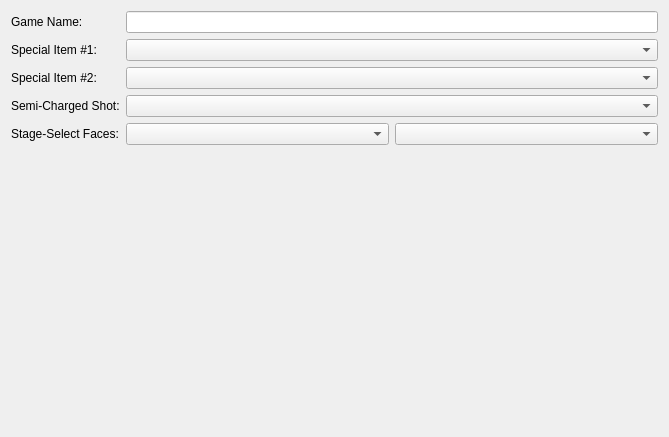
<?xml version="1.0" encoding="UTF-8"?>
<ui version="4.0">
 <class>game_properties_tab</class>
 <widget class="QWidget" name="game_properties_tab">
  <property name="geometry">
   <rect>
    <x>0</x>
    <y>0</y>
    <width>669</width>
    <height>437</height>
   </rect>
  </property>
  <property name="windowTitle">
   <string>Form</string>
  </property>
  <layout class="QHBoxLayout" name="horizontalLayout">
   <item>
    <layout class="QGridLayout" name="gridLayout_2">
     <item row="2" column="1">
      <widget class="QComboBox" name="special_item2_combo"/>
     </item>
     <item row="2" column="0">
      <widget class="QLabel" name="label_2">
       <property name="text">
        <string>Special Item #2:</string>
       </property>
      </widget>
     </item>
     <item row="1" column="0">
      <widget class="QLabel" name="label">
       <property name="text">
        <string>Special Item #1:</string>
       </property>
      </widget>
     </item>
     <item row="3" column="0">
      <widget class="QLabel" name="label_3">
       <property name="text">
        <string>Semi-Charged Shot:</string>
       </property>
      </widget>
     </item>
     <item row="3" column="1">
      <widget class="QComboBox" name="semicharged_shot_combo"/>
     </item>
     <item row="5" column="0">
      <spacer name="verticalSpacer">
       <property name="orientation">
        <enum>Qt::Vertical</enum>
       </property>
       <property name="sizeHint" stdset="0">
        <size>
         <width>20</width>
         <height>40</height>
        </size>
       </property>
      </spacer>
     </item>
     <item row="1" column="1">
      <widget class="QComboBox" name="special_item1_combo"/>
     </item>
     <item row="4" column="0">
      <widget class="QLabel" name="label_4">
       <property name="text">
        <string>Stage-Select Faces:</string>
       </property>
      </widget>
     </item>
     <item row="4" column="1">
      <layout class="QHBoxLayout" name="horizontalLayout_2">
       <item>
        <widget class="QComboBox" name="stagefaces_stage_combo"/>
       </item>
       <item>
        <widget class="QComboBox" name="stagefaces_face_combo">
         <property name="iconSize">
          <size>
           <width>32</width>
           <height>32</height>
          </size>
         </property>
        </widget>
       </item>
      </layout>
     </item>
     <item row="0" column="1">
      <widget class="QLineEdit" name="lineEdit">
       <property name="maxLength">
        <number>30</number>
       </property>
      </widget>
     </item>
     <item row="0" column="0">
      <widget class="QLabel" name="label_5">
       <property name="text">
        <string>Game Name:</string>
       </property>
      </widget>
     </item>
    </layout>
   </item>
  </layout>
 </widget>
 <resources/>
 <connections/>
</ui>
